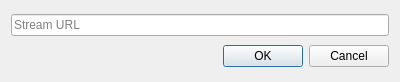
<?xml version="1.0" encoding="UTF-8"?>
<ui version="4.0">
 <class>mpvradio_open</class>
 <widget class="QDialog" name="mpvradio_open">
  <property name="geometry">
   <rect>
    <x>0</x>
    <y>0</y>
    <width>400</width>
    <height>82</height>
   </rect>
  </property>
  <property name="minimumSize">
   <size>
    <width>400</width>
    <height>82</height>
   </size>
  </property>
  <property name="maximumSize">
   <size>
    <width>400</width>
    <height>82</height>
   </size>
  </property>
  <property name="windowTitle">
   <string>Open stream</string>
  </property>
  <layout class="QVBoxLayout" name="verticalLayout">
   <item>
    <widget class="QLineEdit" name="stream_url_input">
     <property name="inputMask">
      <string/>
     </property>
     <property name="text">
      <string/>
     </property>
     <property name="placeholderText">
      <string>Stream URL</string>
     </property>
    </widget>
   </item>
   <item>
    <widget class="QDialogButtonBox" name="buttonBox">
     <property name="orientation">
      <enum>Qt::Horizontal</enum>
     </property>
     <property name="standardButtons">
      <set>QDialogButtonBox::Cancel|QDialogButtonBox::Ok</set>
     </property>
    </widget>
   </item>
  </layout>
 </widget>
 <resources/>
 <connections>
  <connection>
   <sender>buttonBox</sender>
   <signal>accepted()</signal>
   <receiver>mpvradio_open</receiver>
   <slot>accept()</slot>
   <hints>
    <hint type="sourcelabel">
     <x>248</x>
     <y>254</y>
    </hint>
    <hint type="destinationlabel">
     <x>157</x>
     <y>274</y>
    </hint>
   </hints>
  </connection>
  <connection>
   <sender>buttonBox</sender>
   <signal>rejected()</signal>
   <receiver>mpvradio_open</receiver>
   <slot>reject()</slot>
   <hints>
    <hint type="sourcelabel">
     <x>316</x>
     <y>260</y>
    </hint>
    <hint type="destinationlabel">
     <x>286</x>
     <y>274</y>
    </hint>
   </hints>
  </connection>
 </connections>
</ui>
